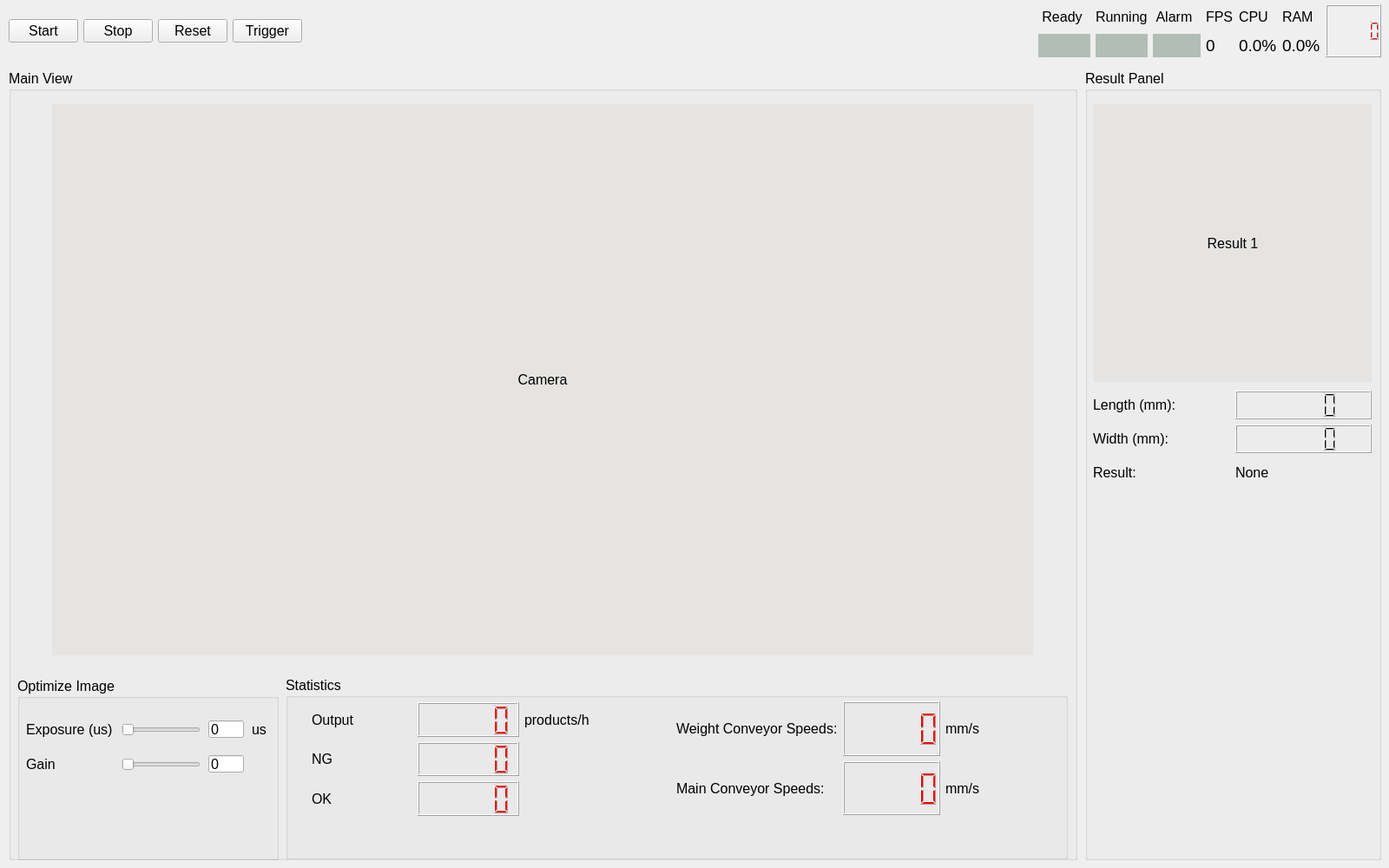
<?xml version="1.0" encoding="UTF-8"?>
<ui version="4.0">
 <class>MainWindow</class>
 <widget class="QMainWindow" name="MainWindow">
  <property name="geometry">
   <rect>
    <x>0</x>
    <y>0</y>
    <width>1600</width>
    <height>1000</height>
   </rect>
  </property>
  <property name="font">
   <font>
    <pointsize>12</pointsize>
   </font>
  </property>
  <property name="windowTitle">
   <string>Inbound Analysis</string>
  </property>
  <widget class="QWidget" name="centralwidget">
   <widget class="QWidget" name="horizontalLayoutWidget">
    <property name="geometry">
     <rect>
      <x>10</x>
      <y>5</y>
      <width>1581</width>
      <height>61</height>
     </rect>
    </property>
    <layout class="QHBoxLayout" name="horizontalLayout">
     <property name="topMargin">
      <number>0</number>
     </property>
     <property name="rightMargin">
      <number>0</number>
     </property>
     <property name="bottomMargin">
      <number>0</number>
     </property>
     <item>
      <widget class="QPushButton" name="btnStart">
       <property name="font">
        <font>
         <pointsize>12</pointsize>
        </font>
       </property>
       <property name="text">
        <string>Start</string>
       </property>
      </widget>
     </item>
     <item>
      <widget class="QPushButton" name="btnStop">
       <property name="font">
        <font>
         <pointsize>12</pointsize>
        </font>
       </property>
       <property name="text">
        <string>Stop</string>
       </property>
      </widget>
     </item>
     <item>
      <widget class="QPushButton" name="btnReset">
       <property name="font">
        <font>
         <pointsize>12</pointsize>
        </font>
       </property>
       <property name="text">
        <string>Reset</string>
       </property>
      </widget>
     </item>
     <item>
      <widget class="QPushButton" name="btnTrigger">
       <property name="font">
        <font>
         <pointsize>12</pointsize>
        </font>
       </property>
       <property name="text">
        <string>Trigger</string>
       </property>
      </widget>
     </item>
     <item>
      <spacer name="horizontalSpacer">
       <property name="orientation">
        <enum>Qt::Horizontal</enum>
       </property>
       <property name="sizeHint" stdset="0">
        <size>
         <width>40</width>
         <height>20</height>
        </size>
       </property>
      </spacer>
     </item>
     <item>
      <layout class="QGridLayout" name="gridLayout_4">
       <item row="0" column="0">
        <widget class="QLabel" name="label_11">
         <property name="font">
          <font>
           <pointsize>12</pointsize>
          </font>
         </property>
         <property name="text">
          <string> Ready  </string>
         </property>
        </widget>
       </item>
       <item row="0" column="1">
        <widget class="QLabel" name="label_13">
         <property name="font">
          <font>
           <pointsize>12</pointsize>
          </font>
         </property>
         <property name="text">
          <string>Running</string>
         </property>
        </widget>
       </item>
       <item row="0" column="2">
        <widget class="QLabel" name="label_21">
         <property name="font">
          <font>
           <pointsize>12</pointsize>
          </font>
         </property>
         <property name="text">
          <string> Alarm  </string>
         </property>
        </widget>
       </item>
       <item row="1" column="1">
        <widget class="QLabel" name="lbReadyLight_3">
         <property name="font">
          <font>
           <pointsize>12</pointsize>
          </font>
         </property>
         <property name="styleSheet">
          <string notr="true">background-color: rgb(178, 190, 181);</string>
         </property>
         <property name="text">
          <string/>
         </property>
         <property name="alignment">
          <set>Qt::AlignCenter</set>
         </property>
        </widget>
       </item>
       <item row="1" column="2">
        <widget class="QLabel" name="lbReadyLight_4">
         <property name="font">
          <font>
           <pointsize>12</pointsize>
          </font>
         </property>
         <property name="styleSheet">
          <string notr="true">background-color: rgb(178, 190, 181);</string>
         </property>
         <property name="text">
          <string/>
         </property>
         <property name="alignment">
          <set>Qt::AlignCenter</set>
         </property>
        </widget>
       </item>
       <item row="1" column="0">
        <widget class="QLabel" name="lbReadyLight_5">
         <property name="font">
          <font>
           <pointsize>12</pointsize>
          </font>
         </property>
         <property name="styleSheet">
          <string notr="true">background-color: rgb(178, 190, 181);</string>
         </property>
         <property name="text">
          <string/>
         </property>
         <property name="alignment">
          <set>Qt::AlignCenter</set>
         </property>
        </widget>
       </item>
      </layout>
     </item>
     <item>
      <layout class="QGridLayout" name="gridLayout">
       <item row="1" column="2">
        <widget class="QLabel" name="lbl_ram">
         <property name="font">
          <font>
           <pointsize>14</pointsize>
          </font>
         </property>
         <property name="text">
          <string>0.0%</string>
         </property>
        </widget>
       </item>
       <item row="0" column="2">
        <widget class="QLabel" name="label_2">
         <property name="font">
          <font>
           <pointsize>12</pointsize>
          </font>
         </property>
         <property name="text">
          <string>RAM</string>
         </property>
        </widget>
       </item>
       <item row="1" column="0">
        <widget class="QLabel" name="lbl_fps">
         <property name="font">
          <font>
           <pointsize>14</pointsize>
          </font>
         </property>
         <property name="text">
          <string>0</string>
         </property>
        </widget>
       </item>
       <item row="0" column="1">
        <widget class="QLabel" name="label_3">
         <property name="font">
          <font>
           <pointsize>12</pointsize>
          </font>
         </property>
         <property name="text">
          <string>CPU</string>
         </property>
        </widget>
       </item>
       <item row="1" column="1">
        <widget class="QLabel" name="lbl_cpu">
         <property name="font">
          <font>
           <pointsize>14</pointsize>
          </font>
         </property>
         <property name="text">
          <string>0.0%</string>
         </property>
        </widget>
       </item>
       <item row="0" column="0">
        <widget class="QLabel" name="label">
         <property name="font">
          <font>
           <pointsize>12</pointsize>
          </font>
         </property>
         <property name="text">
          <string>FPS</string>
         </property>
        </widget>
       </item>
      </layout>
     </item>
     <item>
      <widget class="QLCDNumber" name="lcd_clock">
       <property name="font">
        <font>
         <pointsize>12</pointsize>
         <weight>50</weight>
         <bold>false</bold>
        </font>
       </property>
       <property name="styleSheet">
        <string notr="true">color: rgb(255, 0, 0)</string>
       </property>
       <property name="digitCount">
        <number>5</number>
       </property>
      </widget>
     </item>
    </layout>
   </widget>
   <widget class="QGroupBox" name="groupBox_2">
    <property name="geometry">
     <rect>
      <x>10</x>
      <y>80</y>
      <width>1231</width>
      <height>911</height>
     </rect>
    </property>
    <property name="title">
     <string>Main View</string>
    </property>
    <widget class="QLabel" name="label_camera">
     <property name="geometry">
      <rect>
       <x>50</x>
       <y>40</y>
       <width>1130</width>
       <height>635</height>
      </rect>
     </property>
     <property name="autoFillBackground">
      <bool>false</bool>
     </property>
     <property name="styleSheet">
      <string notr="true">background-color: rgb(229, 228, 226);</string>
     </property>
     <property name="text">
      <string>Camera</string>
     </property>
     <property name="alignment">
      <set>Qt::AlignCenter</set>
     </property>
    </widget>
    <widget class="QGroupBox" name="groupBox">
     <property name="geometry">
      <rect>
       <x>10</x>
       <y>700</y>
       <width>301</width>
       <height>211</height>
      </rect>
     </property>
     <property name="title">
      <string>Optimize Image</string>
     </property>
     <widget class="QSlider" name="horizontalSlider">
      <property name="geometry">
       <rect>
        <x>120</x>
        <y>50</y>
        <width>91</width>
        <height>22</height>
       </rect>
      </property>
      <property name="orientation">
       <enum>Qt::Horizontal</enum>
      </property>
     </widget>
     <widget class="QLabel" name="label_5">
      <property name="geometry">
       <rect>
        <x>10</x>
        <y>50</y>
        <width>101</width>
        <height>21</height>
       </rect>
      </property>
      <property name="text">
       <string>Exposure (us)</string>
      </property>
     </widget>
     <widget class="QLabel" name="label_7">
      <property name="geometry">
       <rect>
        <x>270</x>
        <y>50</y>
        <width>21</width>
        <height>20</height>
       </rect>
      </property>
      <property name="text">
       <string>us</string>
      </property>
     </widget>
     <widget class="QLineEdit" name="lineEdit">
      <property name="geometry">
       <rect>
        <x>220</x>
        <y>50</y>
        <width>41</width>
        <height>20</height>
       </rect>
      </property>
      <property name="text">
       <string>0</string>
      </property>
     </widget>
     <widget class="QLabel" name="label_8">
      <property name="geometry">
       <rect>
        <x>10</x>
        <y>90</y>
        <width>91</width>
        <height>21</height>
       </rect>
      </property>
      <property name="text">
       <string>Gain</string>
      </property>
     </widget>
     <widget class="QSlider" name="horizontalSlider_2">
      <property name="geometry">
       <rect>
        <x>120</x>
        <y>90</y>
        <width>91</width>
        <height>22</height>
       </rect>
      </property>
      <property name="orientation">
       <enum>Qt::Horizontal</enum>
      </property>
     </widget>
     <widget class="QLineEdit" name="lineEdit_2">
      <property name="geometry">
       <rect>
        <x>220</x>
        <y>90</y>
        <width>41</width>
        <height>20</height>
       </rect>
      </property>
      <property name="text">
       <string>0</string>
      </property>
     </widget>
    </widget>
    <widget class="QGroupBox" name="groupBox_4">
     <property name="geometry">
      <rect>
       <x>319</x>
       <y>699</y>
       <width>901</width>
       <height>211</height>
      </rect>
     </property>
     <property name="title">
      <string>Statistics</string>
     </property>
     <widget class="QWidget" name="gridLayoutWidget">
      <property name="geometry">
       <rect>
        <x>30</x>
        <y>30</y>
        <width>361</width>
        <height>131</height>
       </rect>
      </property>
      <layout class="QGridLayout" name="gridLayout_2">
       <item row="0" column="2">
        <widget class="QLabel" name="label_6">
         <property name="text">
          <string>products/h</string>
         </property>
        </widget>
       </item>
       <item row="0" column="0">
        <widget class="QLabel" name="label_4">
         <property name="text">
          <string>Output</string>
         </property>
        </widget>
       </item>
       <item row="1" column="0">
        <widget class="QLabel" name="label_14">
         <property name="text">
          <string>NG</string>
         </property>
        </widget>
       </item>
       <item row="1" column="1">
        <widget class="QLCDNumber" name="lcdNumber_3">
         <property name="styleSheet">
          <string notr="true">color: rgb(255, 0, 0)</string>
         </property>
        </widget>
       </item>
       <item row="2" column="1">
        <widget class="QLCDNumber" name="lcdNumber_4">
         <property name="styleSheet">
          <string notr="true">color: rgb(255, 0, 0)</string>
         </property>
        </widget>
       </item>
       <item row="2" column="0">
        <widget class="QLabel" name="label_12">
         <property name="text">
          <string>OK</string>
         </property>
        </widget>
       </item>
       <item row="0" column="1">
        <widget class="QLCDNumber" name="lcdNumber">
         <property name="styleSheet">
          <string notr="true">color: rgb(255, 0, 0)</string>
         </property>
        </widget>
       </item>
      </layout>
     </widget>
     <widget class="QWidget" name="gridLayoutWidget_5">
      <property name="geometry">
       <rect>
        <x>450</x>
        <y>29</y>
        <width>421</width>
        <height>131</height>
       </rect>
      </property>
      <layout class="QGridLayout" name="gridLayout_7">
       <item row="1" column="1">
        <widget class="QLCDNumber" name="lcdNumber_5">
         <property name="styleSheet">
          <string notr="true">color: rgb(255, 0, 0)</string>
         </property>
        </widget>
       </item>
       <item row="1" column="0">
        <widget class="QLabel" name="label_15">
         <property name="text">
          <string>Main Conveyor Speeds:</string>
         </property>
        </widget>
       </item>
       <item row="0" column="0">
        <widget class="QLabel" name="label_10">
         <property name="text">
          <string>Weight Conveyor Speeds:</string>
         </property>
        </widget>
       </item>
       <item row="0" column="2">
        <widget class="QLabel" name="label_9">
         <property name="text">
          <string>mm/s</string>
         </property>
        </widget>
       </item>
       <item row="1" column="2">
        <widget class="QLabel" name="label_16">
         <property name="text">
          <string>mm/s</string>
         </property>
        </widget>
       </item>
       <item row="0" column="1">
        <widget class="QLCDNumber" name="lcdNumber_2">
         <property name="styleSheet">
          <string notr="true">color: rgb(255, 0, 0)</string>
         </property>
        </widget>
       </item>
      </layout>
     </widget>
    </widget>
   </widget>
   <widget class="QGroupBox" name="groupBox_3">
    <property name="geometry">
     <rect>
      <x>1250</x>
      <y>80</y>
      <width>341</width>
      <height>911</height>
     </rect>
    </property>
    <property name="title">
     <string>Result Panel</string>
    </property>
    <widget class="QLabel" name="lbResult1">
     <property name="geometry">
      <rect>
       <x>10</x>
       <y>40</y>
       <width>320</width>
       <height>320</height>
      </rect>
     </property>
     <property name="autoFillBackground">
      <bool>false</bool>
     </property>
     <property name="styleSheet">
      <string notr="true">background-color: rgb(229, 228, 226);</string>
     </property>
     <property name="text">
      <string>Result 1</string>
     </property>
     <property name="alignment">
      <set>Qt::AlignCenter</set>
     </property>
    </widget>
    <widget class="QWidget" name="gridLayoutWidget_3">
     <property name="geometry">
      <rect>
       <x>9</x>
       <y>370</y>
       <width>321</width>
       <height>111</height>
      </rect>
     </property>
     <layout class="QGridLayout" name="gridLayout_5">
      <item row="1" column="0">
       <widget class="QLabel" name="label_18">
        <property name="text">
         <string>Width (mm):</string>
        </property>
       </widget>
      </item>
      <item row="1" column="1">
       <widget class="QLCDNumber" name="lcdNumber_6"/>
      </item>
      <item row="0" column="1">
       <widget class="QLCDNumber" name="lcdNumber_7"/>
      </item>
      <item row="0" column="0">
       <widget class="QLabel" name="label_17">
        <property name="text">
         <string>Length (mm):</string>
        </property>
       </widget>
      </item>
      <item row="2" column="0">
       <widget class="QLabel" name="label_19">
        <property name="text">
         <string>Result:</string>
        </property>
       </widget>
      </item>
      <item row="2" column="1">
       <widget class="QLabel" name="label_20">
        <property name="text">
         <string>None</string>
        </property>
       </widget>
      </item>
     </layout>
    </widget>
   </widget>
  </widget>
 </widget>
 <resources/>
 <connections/>
</ui>
